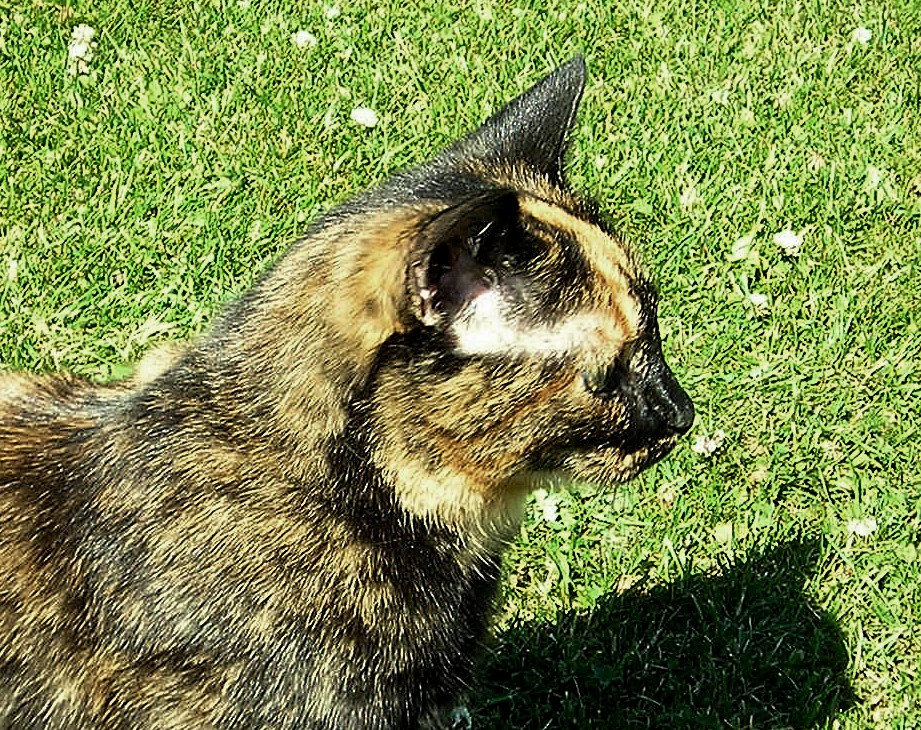
#> input picture data/paper_images/cat_on_grass.jpg, 921 x 730 px
$ python apply_mask_chroma_guard.py --image ../data/paper_images/cat_on_grass.jpg --mask ../data/paper_images/dog_sitting_cc0.jpg
#> lines starting #> are read from the running program, lines starting #| are printed output that depends on the picture; after the words box and inside, x2 and y2 are one past the last pixel; in counts of white or black regions, pixels touching at a corner belong together
#> in main, image is the input picture: PIL image 921x730 RGB; mean R, G, B 122.5, 134.5, 75
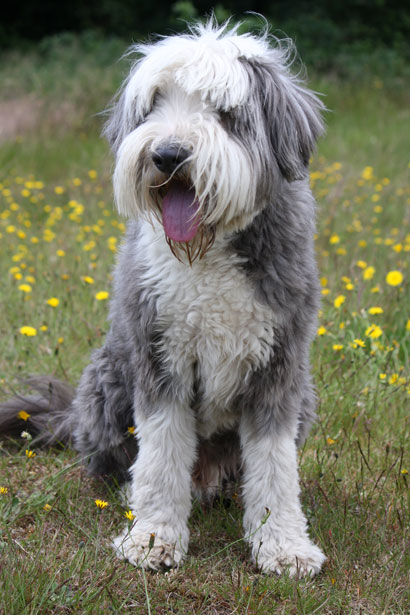
#> input picture data/paper_images/dog_sitting_cc0.jpg, 410 x 615 px
### scripts/make_decal_reference.py
from __future__ import annotations

import argparse
import json
import math
from pathlib import Path

import numpy as np
from PIL import Image, ImageDraw, ImageFilter


COLOR_RGB = {
    "black": (8, 8, 8),
    "blue": (16, 70, 230),
    "green": (16, 145, 58),
    "red": (230, 18, 18),
    "yellow": (240, 205, 18),
}


# [250 lines left out: functions _box_grid, make_orange_shadow_mask, make_orange_fruit_reference, make_printed_star_reference, parse_box, parse_color and 5 more, not called in this run]


def clip_mask_to_host_color(image: Image.Image, mask: Image.Image) -> Image.Image:
    """Remove mask pixels whose chroma deviates from the mask-core median.

    Guards dark hosts against semantic-mask over-segmentation (e.g. SAM
    including a wedge of warm rattan next to a grey pillow corner): the host
    fabric is near-uniform in chroma, so chroma outliers inside the mask are
    background, not host."""
    rgb = np.asarray(image.convert("RGB"), dtype=np.float32)
    mask_arr = np.asarray(mask.convert("L"), dtype=np.float32)
    core_img = Image.fromarray((mask_arr > 180).astype(np.uint8) * 255, mode="L").filter(ImageFilter.MinFilter(15))
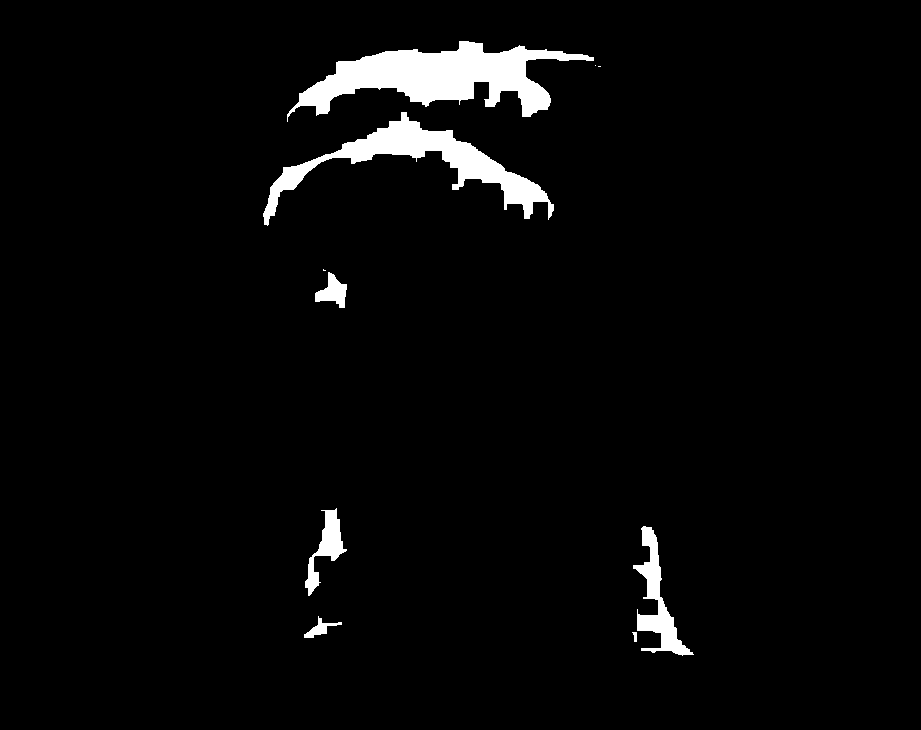
#> core_img: PIL image 921x730 L; 3.3% white; 10 white regions (3 under 20 px), largest, box (x1, y1, x2, y2) and area: (287, 41, 594, 122) 10476, (263, 112, 554, 226) 7079, (633, 526, 694, 656) 2329
    core = np.asarray(core_img, dtype=np.float32) > 128
    if core.sum() < 200:
        return mask
    luma = 0.299 * rgb[..., 0] + 0.587 * rgb[..., 1] + 0.114 * rgb[..., 2]
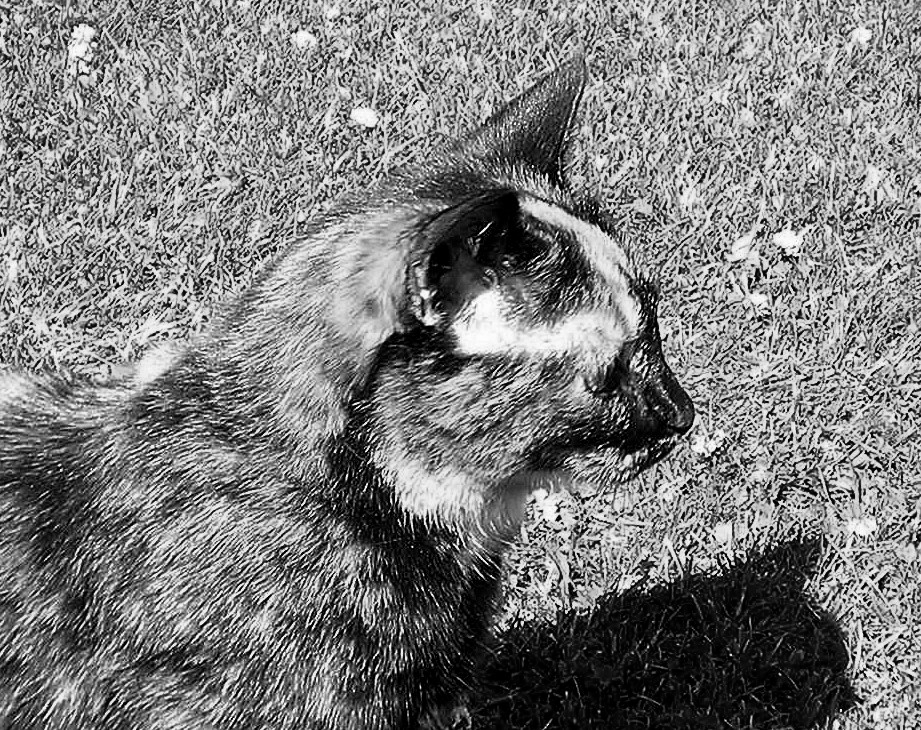
#> luma: shape (730, 921) float32; min 0, max 254.7, mean 124.2
    cr = rgb[..., 0] - luma
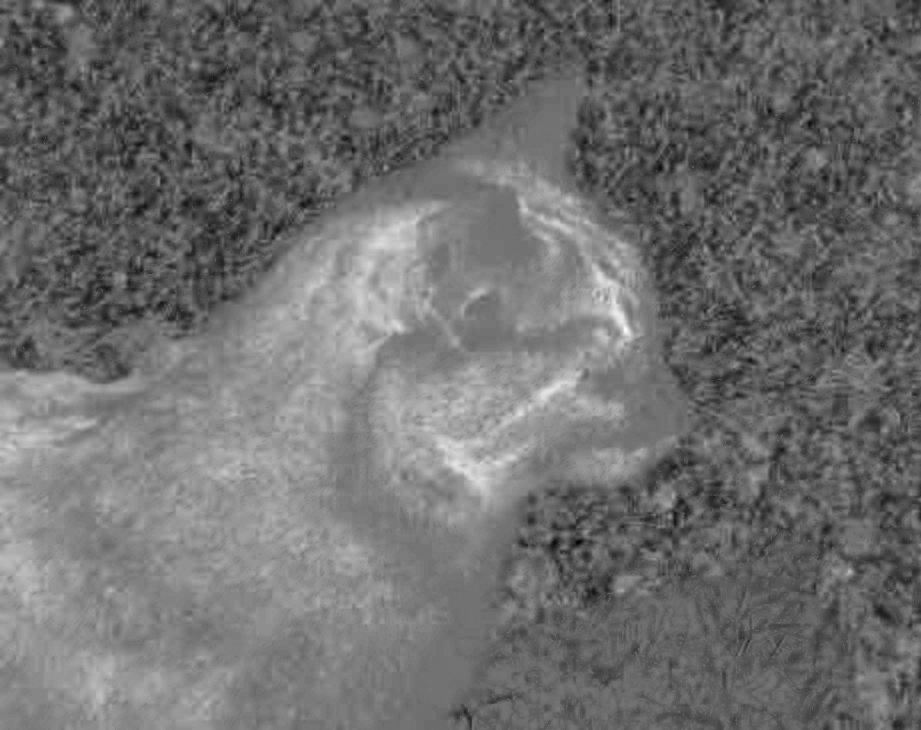
#> cr: shape (730, 921) float32; min -45.82, max 56.01, mean -1.6; drawn with min black and max white
    cb = rgb[..., 2] - luma
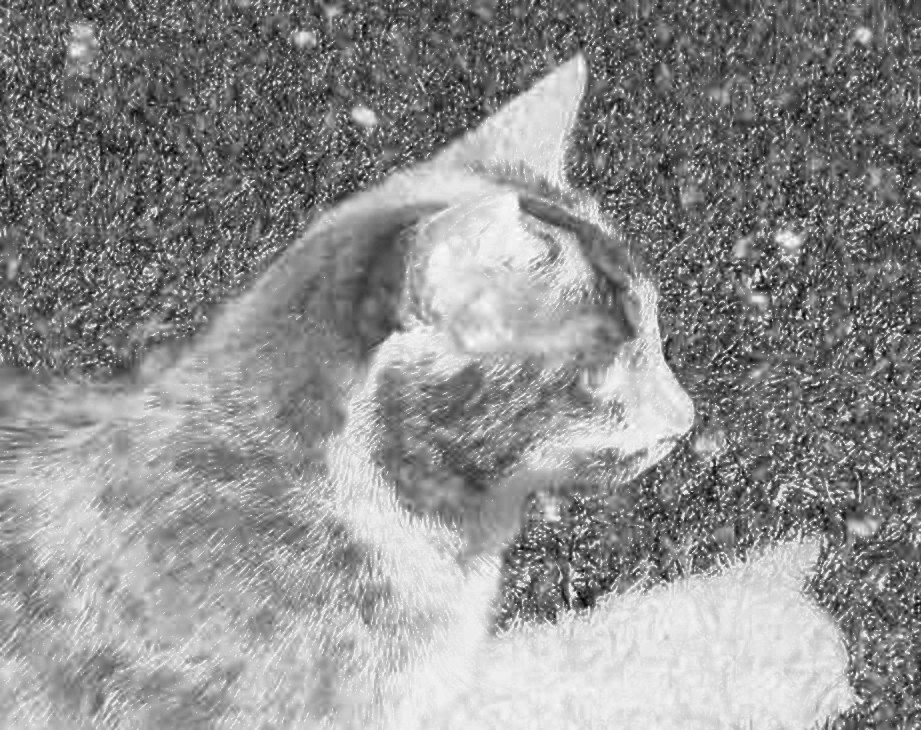
#> cb: shape (730, 921) float32; min -120.3, max 7.35, mean -49.12; drawn with min black and max white
    med_cr = float(np.median(cr[core]))
#> med_cr = -7.09
    med_cb = float(np.median(cb[core]))
#> med_cb = -65.81
    mad_cr = float(np.median(np.abs(cr[core] - med_cr))) + 1.5
#> mad_cr = 8.33
    mad_cb = float(np.median(np.abs(cb[core] - med_cb))) + 1.5
#> mad_cb = 17.71
    dist = np.abs(cr - med_cr) / mad_cr + np.abs(cb - med_cb) / mad_cb
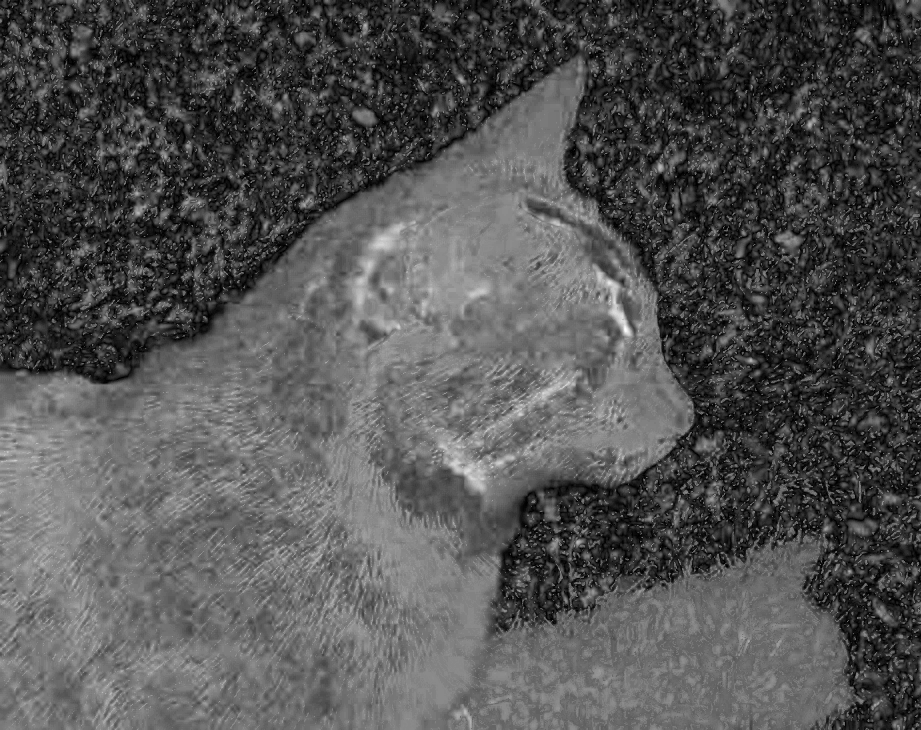
#> dist: shape (730, 921) float32; min 0.0394, max 8.38, mean 2.75; drawn with min black and max white
    keep = (dist <= 6.0).astype(np.uint8) * 255
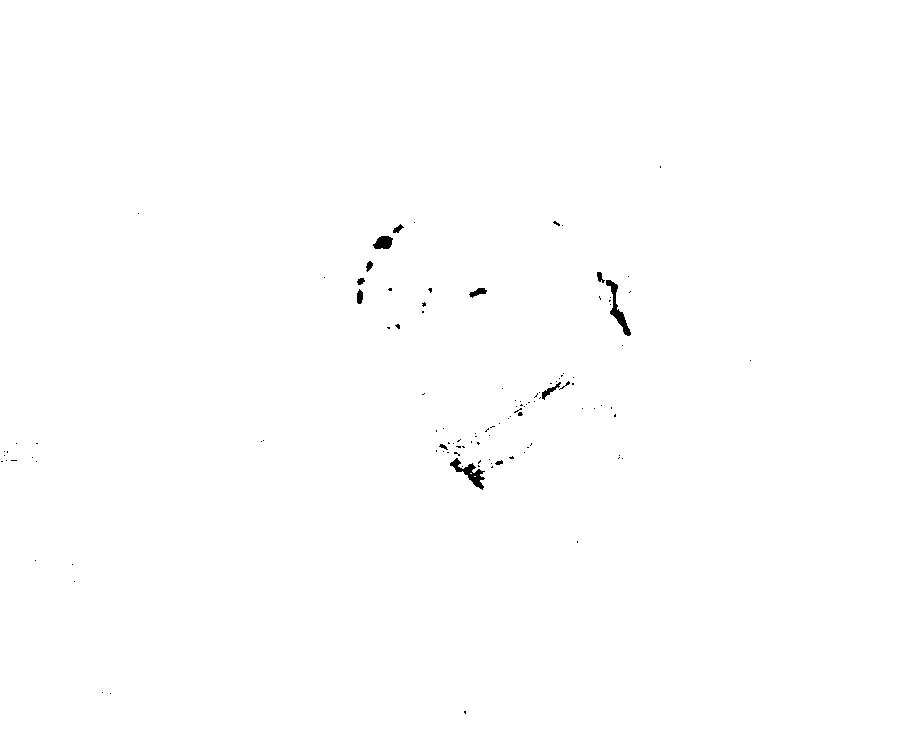
#> keep: shape (730, 921); 99.7% white; 113 black regions (100 under 20 px), largest, box (x1, y1, x2, y2) and area: (606, 280, 631, 336) 368, (450, 458, 485, 490) 363, (373, 236, 393, 249) 197
    keep_img = (
        Image.fromarray(keep, mode="L")
        .filter(ImageFilter.MaxFilter(3))
        .filter(ImageFilter.MinFilter(7))
        .filter(ImageFilter.MaxFilter(5))
        .filter(ImageFilter.GaussianBlur(radius=1.0))
    )
    out = mask_arr * (np.asarray(keep_img, dtype=np.float32) / 255.0)
    return Image.fromarray(out.clip(0, 255).round().astype(np.uint8), mode="L")


# [144 lines left out: functions intersect_mask_with_host, make_material_panel_reference, not called in this run]


def make_corduroy_reference(image: Image.Image, mask: Image.Image, opacity: float) -> Image.Image:
    return make_material_panel_reference(image, mask, opacity, "corduroy")


# [150 lines left out: functions soften_mask, main, not called in this run]


# [2 lines that do not run on import are left out]

### scripts/apply_mask_chroma_guard.py
"""Apply the host-color chroma guard to a semantic support mask in place.

Used for dark hosts where SAM over-segmentation can include differently
colored background (e.g. rattan next to a grey pillow); the guard removes
chroma outliers so downstream M_preserve covers them again.
"""
from __future__ import annotations

import argparse
import sys
from pathlib import Path

from PIL import Image

sys.path.insert(0, str(Path(__file__).resolve().parent))
from make_decal_reference import clip_mask_to_host_color  # noqa: E402


def main() -> int:
    parser = argparse.ArgumentParser(description=__doc__)
    parser.add_argument("--image", required=True, type=Path)
    parser.add_argument("--mask", required=True, type=Path)
    parser.add_argument("--output", type=Path, default=None, help="Defaults to overwriting --mask.")
    args = parser.parse_args()

    image = Image.open(args.image).convert("RGB")
    mask = Image.open(args.mask).convert("L")
    if mask.size != image.size:
        mask = mask.resize(image.size, Image.Resampling.LANCZOS)
    guarded = clip_mask_to_host_color(image, mask)
    out = args.output or args.mask
    guarded.save(out)
    print(f"[chroma-guard] wrote {out}")
    return 0


if __name__ == "__main__":
    raise SystemExit(main())
#> (the program exits here)
